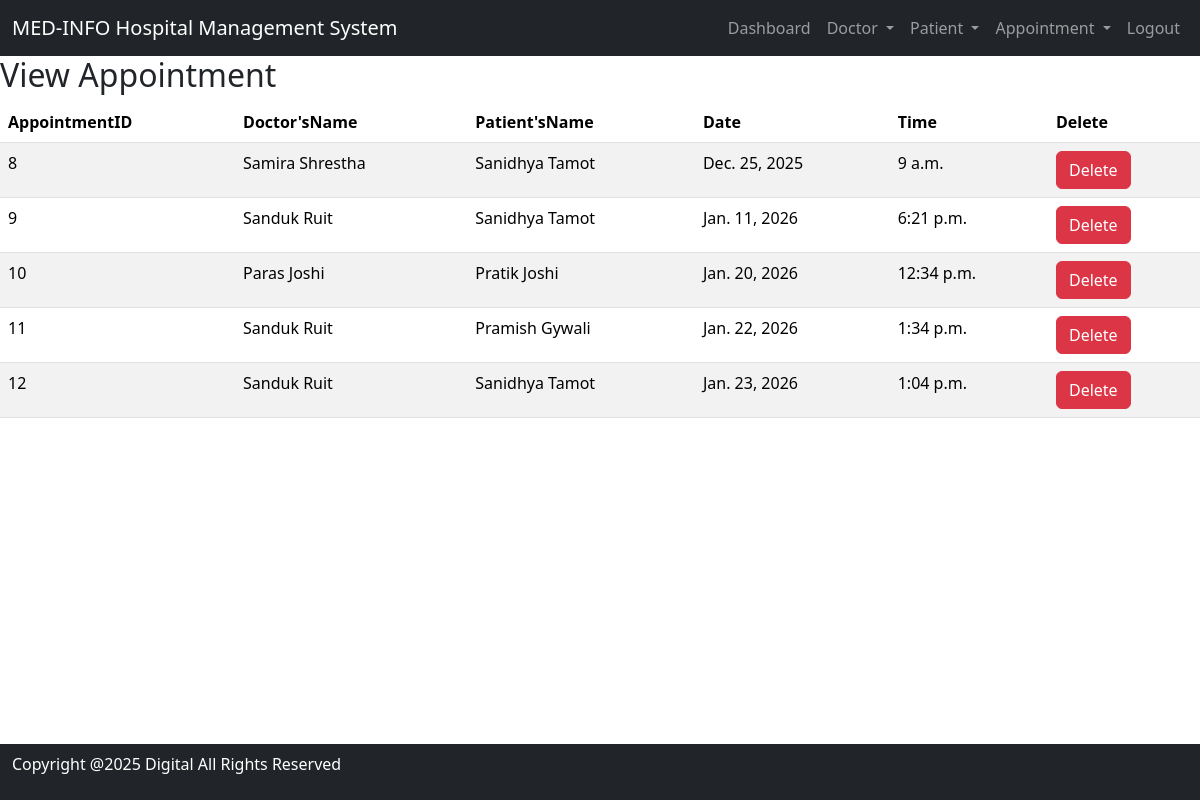
The page /view_appointment/ (signed in) on the database its author committed.
### hospital/models.py (models this page shows, shortened)
class Appointment(models.Model):
    Doctor= models.ForeignKey(Doctor,on_delete=models.CASCADE)
    Patient= models.ForeignKey(Patient,on_delete=models.CASCADE)
    date = models.DateField()
    time = models.TimeField()

class Doctor(models.Model):
    Name= models.CharField(max_length=100)
    Mobile= models.IntegerField()
    Special = models.CharField(max_length=100)
    email = models.EmailField(max_length=100, blank=True, null=True)        # ADD THIS
    password = models.CharField(max_length=128)

class Patient(models.Model):
    Name= models.CharField(max_length=100)
    Gender= models.CharField(max_length=100)
    Mobile = models.CharField(max_length=15)
    Address= models.TextField()
    email = models.EmailField(max_length=100, blank=True, null=True)         # optional
    password = models.CharField(max_length=128)   # ADD THIS

### hospital/views.py (the view)
# urls.py: path('view_appointment/', View_Appointment, name='view_appointment'),
def View_Appointment(request):
    if not request.user.is_authenticated or not request.user.is_staff:
        return redirect('main_login')
    doc = Appointment.objects.all()
    return render(request, 'view_appointment.html', {'doc': doc})

### hospital/templates/view_appointment.html
{%  include 'base.html' %}
{% include 'navigation.html' %}
{% block content %}
<div>
    <h2>
        View Appointment</h2>
         <table id="example" class="table table-striped">
            <thead>
                <tr>
                    <th>AppointmentID</th>
                    <th>Doctor'sName</th>
                    <th>Patient'sName</th>
                    <th>Date</th>
                    <th>Time</th>
                    <th>Delete</th>
                </tr>
            </thead>
            <tbody>
                {% for i in doc %}
                <tr>
                    <td>{{ i.id }}</td>
                    <td>{{ i.Doctor.Name }}</td>
                    <td>{{ i.Patient.Name }}</td>
                    <td>{{ i.date }}</td>
                    <td>{{ i.time}}</td>
                    <td><a href="{% url 'delete_appointment' i.id %}"
                           onclick="return confirm('Are you sure you want to delete?')" class="btn btn-danger"> Delete</a></td>
                </tr>
                {%  endfor %}
            </tbody>
        </table>
</div>
{% endblock %}
{% include 'footer.html' %}

### rows shown on the page
Appointment: id "8", Doctor.Name "Samira Shrestha", Patient.Name "Sanidhya Tamot", date "Dec. 25, 2025", time "9 a.m."
Appointment: id "9", Doctor.Name "Sanduk Ruit", Patient.Name "Sanidhya Tamot", date "Jan. 11, 2026", time "6:21 p.m."
Appointment: id "10", Doctor.Name "Paras Joshi", Patient.Name "Pratik Joshi", date "Jan. 20, 2026", time "12:34 p.m."
Appointment: id "11", Doctor.Name "Sanduk Ruit", Patient.Name "Pramish Gywali", date "Jan. 22, 2026", time "1:34 p.m."
Appointment: id "12", Doctor.Name "Sanduk Ruit", Patient.Name "Sanidhya Tamot", date "Jan. 23, 2026", time "1:04 p.m."
